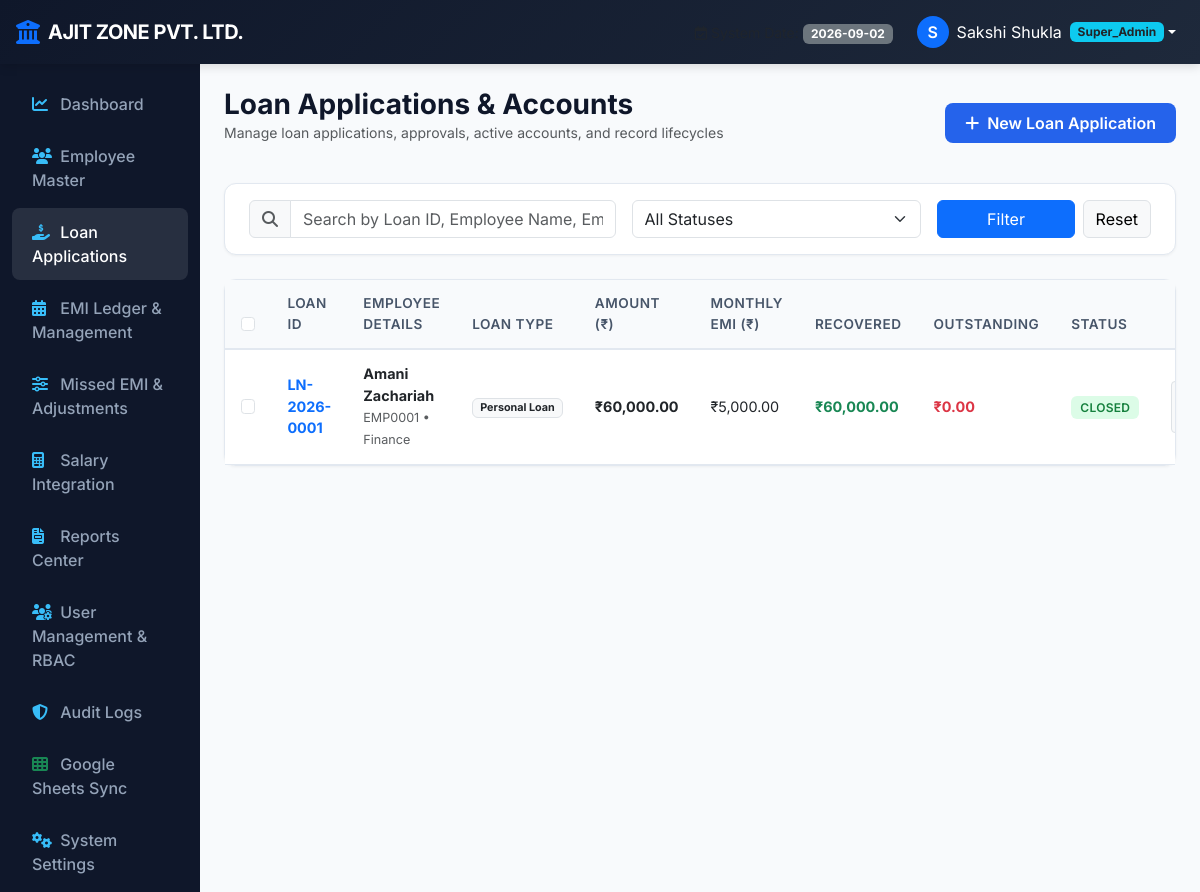
The page /loans (signed in) on the database as committed earlier.
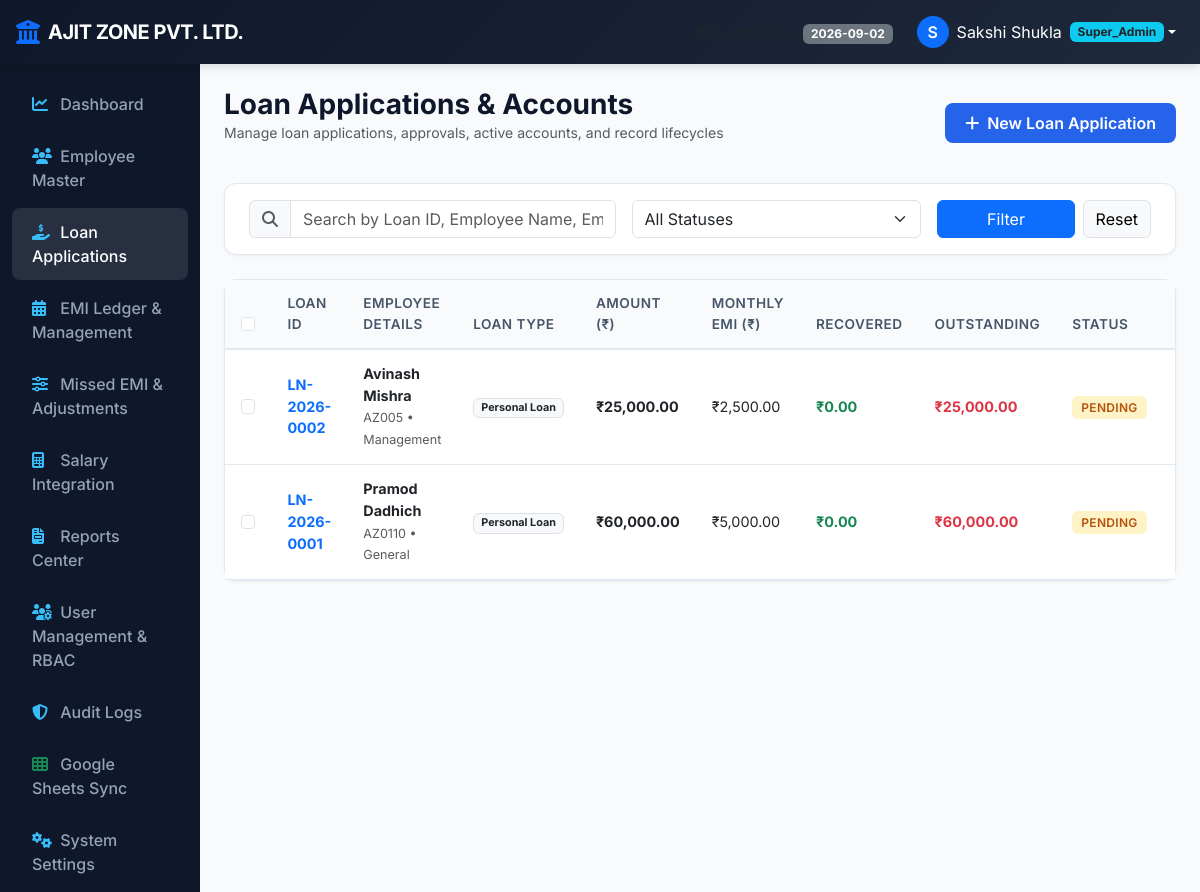
The same page on the database as committed later.
### models.py (models this page shows)
class Loan(db.Model):
    __tablename__ = 'loans'
    id = db.Column(db.Integer, primary_key=True)
    loan_id = db.Column(db.String(32), unique=True, nullable=False, index=True)
    employee_id = db.Column(db.Integer, db.ForeignKey('employees.id'), nullable=False)
    loan_type = db.Column(db.String(64), nullable=False) # Personal Loan, Emergency Advance, Salary Advance, Medical Loan, Home Loan
    loan_amount = db.Column(db.Float, nullable=False)
    monthly_emi = db.Column(db.Float, nullable=False)
    interest_rate = db.Column(db.Float, default=0.0) # Annual Interest Rate %
    processing_fee = db.Column(db.Float, default=0.0) # Processing Fee Amount
    emi_start_date = db.Column(db.Date, nullable=False)
    emi_deduction_day = db.Column(db.Integer, nullable=False, default=5)
    tenure_months = db.Column(db.Integer, nullable=False)
    tenure_from = db.Column(db.Date, nullable=True)
    tenure_to = db.Column(db.Date, nullable=True)
    reason = db.Column(db.Text, nullable=True)
    remarks = db.Column(db.Text, nullable=True)
    declaration_accepted = db.Column(db.Boolean, default=True)
    application_date = db.Column(db.Date, default=datetime.utcnow().date)
    approval_status = db.Column(db.String(32), nullable=False, default='Pending') # Pending, Approved, Rejected
    approval_date = db.Column(db.DateTime, nullable=True)
    approved_by_id = db.Column(db.Integer, db.ForeignKey('users.id'), nullable=True)
    disbursement_date = db.Column(db.DateTime, nullable=True)
    loan_status = db.Column(db.String(32), nullable=False, default='Pending') # Pending, Active, Closed, Rejected
    workflow_status = db.Column(db.String(32), nullable=False, default='Submitted')
    total_recovered = db.Column(db.Float, default=0.0)
    outstanding_balance = db.Column(db.Float, default=0.0)
    created_at = db.Column(db.DateTime, default=datetime.utcnow)
    schedules = db.relationship('EMISchedule', backref='loan', cascade='all, delete-orphan', lazy=True)
    deductions = db.relationship('EMIDeduction', backref='loan', cascade='all, delete-orphan', lazy=True)
    adjustments = db.relationship('EMIAdjustment', backref='loan', cascade='all, delete-orphan', lazy=True)
    documents = db.relationship('LoanDocument', backref='loan', cascade='all, delete-orphan', lazy=True)
    closure = db.relationship('LoanClosure', backref='loan', uselist=False, cascade='all, delete-orphan')

class Employee(db.Model):
    __tablename__ = 'employees'
    id = db.Column(db.Integer, primary_key=True)
    emp_id = db.Column(db.String(32), unique=True, nullable=False, index=True)
    name = db.Column(db.String(128), nullable=False)
    department = db.Column(db.String(64), nullable=False, index=True)
    designation = db.Column(db.String(64), nullable=False)
    current_salary = db.Column(db.Float, nullable=False, default=0.0)
    email = db.Column(db.String(128), nullable=True)
    phone = db.Column(db.String(32), nullable=True)
    pan_number = db.Column(db.String(32), nullable=True)
    aadhar_number = db.Column(db.String(32), nullable=True)
    bank_name = db.Column(db.String(64), nullable=True)
    bank_account_no = db.Column(db.String(64), nullable=True)
    ifsc_code = db.Column(db.String(32), nullable=True)
    status = db.Column(db.String(16), nullable=False, default='Active') # Active, Inactive, Terminated
    hiring_date = db.Column(db.Date, nullable=True)
    joining_date = db.Column(db.Date, nullable=True)
    address = db.Column(db.Text, nullable=True)
    city = db.Column(db.String(64), nullable=True)
    emergency_contact = db.Column(db.String(64), nullable=True)
    emergency_relation = db.Column(db.String(32), nullable=True)
    emergency_phone = db.Column(db.String(32), nullable=True)
    created_at = db.Column(db.DateTime, default=datetime.utcnow)
    updated_at = db.Column(db.DateTime, default=datetime.utcnow, onupdate=datetime.utcnow)
    loans = db.relationship('Loan', backref='employee', lazy=True)

### routes/loan.py (the view)
@loan_bp.route('/loans')
@login_required
@permission_required('loans', 'view')
def index():
    status_filter = request.args.get('status', '').strip()
    workflow_filter = request.args.get('workflow', '').strip()
    search_q = request.args.get('q', '').strip()
    query = Loan.query.join(Employee)
    if not g.user.can_view_all('loans'):
        if g.user.employee_id:
            query = query.filter(Loan.employee_id == g.user.employee_id)
        else:
            query = query.filter(Loan.id == -1)
    if status_filter:
        query = query.filter(Loan.loan_status == status_filter)
    if workflow_filter:
        query = query.filter(Loan.workflow_status == workflow_filter)
    if search_q:
        query = query.filter(
            (Loan.loan_id.ilike(f'%{search_q}%')) |
            (Employee.name.ilike(f'%{search_q}%')) |
            (Employee.emp_id.ilike(f'%{search_q}%'))
        )
    loans = query.order_by(Loan.created_at.desc()).all()
    return render_template('loans/index.html', loans=loans, selected_status=status_filter, selected_workflow=workflow_filter, search_q=search_q)

### models.py (called while the page is built, shortened)
    def is_superadmin(self):
        return self.role == 'Super_Admin' or self.is_primary_superadmin

    def has_permission(self, module, action):
        if self.is_superadmin():
            return True

    def can_view_all(self, module):
        if self.is_superadmin():
            return True
        perms = self.get_permissions()
        actions = perms.get(module, [])
        return 'view_all' in actions

### routes/auth.py (called while the page is built, shortened)
def login_required(f):
    @wraps(f)
    def decorated_function(*args, **kwargs):
        if 'user_id' not in session:
            flash('Please log in to access this page.', 'warning')
            return redirect(url_for('auth.login', next=request.url))
        return f(*args, **kwargs)
    return decorated_function

def permission_required(module, action):
    def decorator(f):
        @wraps(f)
        def decorated_function(*args, **kwargs):
            if not g.user:
                flash('Please log in to access this page.', 'warning')
                return redirect(url_for('auth.login', next=request.url))
            if g.user.is_superadmin():
                return f(*args, **kwargs)
        return decorated_function
    return decorator

### templates/loans/index.html (shortened to what the changed rows need)
{% extends 'base.html' %}
{% block content %}
<div class="content-card p-0">
    <div class="table-responsive">
        <table class="table table-custom mb-0">
            <thead>
                <tr>
                    {% if has_perm('loans', 'delete') or has_perm('loan_applications', 'delete') or is_superadmin() %}
                    <th style="width: 40px;" class="text-center">
                        <input type="checkbox" id="selectAllLoans" class="form-check-input" title="Select all on this page">
                    </th>
                    {% endif %}
                    <th>Loan ID</th>
                    <th>Employee Details</th>
                    <th>Loan Type</th>
                    <th>Amount (₹)</th>
                    <th>Monthly EMI (₹)</th>
                    <th>Recovered</th>
                    <th>Outstanding</th>
                    <th>Status</th>
                    <th class="text-end">Actions</th>
                </tr>
            </thead>
            <tbody>
                {% for loan in loans %}
                <tr>
                    {% if has_perm('loans', 'delete') or has_perm('loan_applications', 'delete') or is_superadmin() %}
                    <td class="text-center">
                        <input type="checkbox" class="form-check-input loan-select-box" value="{{ loan.id }}" data-loan-code="{{ loan.loan_id }}">
                    </td>
                    {% endif %}
                    <td class="fw-bold text-primary">{{ loan.loan_id }}</td>
                    <td>
                        <div class="fw-bold text-dark">{{ loan.employee.name }}</div>
                        <small class="text-muted">{{ loan.employee.emp_id }} • {{ loan.employee.department }}</small>
                    </td>
                    <td><span class="badge bg-light text-dark border">{{ loan.loan_type }}</span></td>
                    <td class="fw-bold">{{ loan.loan_amount | inr }}</td>
                    <td>{{ loan.monthly_emi | inr }}</td>
                    <td class="text-success fw-bold">{{ loan.total_recovered | inr }}</td>
                    <td class="text-danger fw-bold">{{ loan.outstanding_balance | inr }}</td>
                    <td>
                        <span class="badge-status badge-{{ loan.loan_status | lower }}">{{ loan.loan_status }}</span>
                    </td>
                    <td class="text-end">
                        <div class="btn-group">
                            <a href="{{ url_for('loan.view_loan', loan_id=loan.id) }}" class="btn btn-sm btn-light border" title="Open Loan Account">
                            </a>
                        </div>
                    </td>
                </tr>
                {% else %}
                <tr>
                    <td colspan="{% if has_perm('loans', 'delete') or has_perm('loan_applications', 'delete') or is_superadmin() %}10{% else %}9{% endif %}" class="text-center text-muted py-4">
                        No loan records found.
                    </td>
                </tr>
                {% endfor %}
            </tbody>
        </table>
    </div>
</div>
{% endblock %}

Rows that differ between the two databases and show on the page:
added Loan: loan_id "LN-2026-0002", employee.name "Avinash Mishra", employee.emp_id "AZ005", employee.department "Management", loan_type "Personal Loan", loan_amount|inr "₹25,000.00", monthly_emi|inr "₹2,500.00", total_recovered|inr "₹0.00", outstanding_balance|inr "₹25,000.00", loan_status "PENDING"
changed Loan: employee.name "Amani Zachariah" → "Pramod Dadhich"; employee.emp_id "EMP0001" → "AZ0110"; employee.department "Finance" → "General"; total_recovered|inr "₹60,000.00" → "₹0.00"; outstanding_balance|inr "₹0.00" → "₹60,000.00"; loan_status "CLOSED" → "PENDING"
